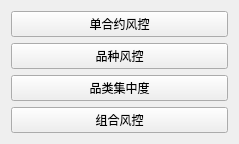
<?xml version="1.0" encoding="UTF-8"?>
<ui version="4.0">
 <class>setting_riskctrlfold</class>
 <widget class="QWidget" name="setting_riskctrlfold">
  <property name="geometry">
   <rect>
    <x>0</x>
    <y>0</y>
    <width>239</width>
    <height>138</height>
   </rect>
  </property>
  <property name="sizePolicy">
   <sizepolicy hsizetype="Minimum" vsizetype="Minimum">
    <horstretch>0</horstretch>
    <verstretch>0</verstretch>
   </sizepolicy>
  </property>
  <property name="windowTitle">
   <string>风控设置</string>
  </property>
  <layout class="QVBoxLayout" name="verticalLayout_6">
   <item>
    <layout class="QVBoxLayout" name="verticalLayout_5">
     <item>
      <layout class="QVBoxLayout" name="verticalLayout">
       <item>
        <widget class="QPushButton" name="pushButton">
         <property name="text">
          <string>单合约风控</string>
         </property>
        </widget>
       </item>
      </layout>
     </item>
     <item>
      <layout class="QVBoxLayout" name="verticalLayout_2">
       <item>
        <widget class="QPushButton" name="pushButton_2">
         <property name="text">
          <string>品种风控</string>
         </property>
        </widget>
       </item>
      </layout>
     </item>
     <item>
      <layout class="QVBoxLayout" name="verticalLayout_3">
       <item>
        <widget class="QPushButton" name="pushButton_3">
         <property name="text">
          <string>品类集中度</string>
         </property>
        </widget>
       </item>
      </layout>
     </item>
     <item>
      <layout class="QVBoxLayout" name="verticalLayout_4">
       <item>
        <widget class="QPushButton" name="pushButton_4">
         <property name="text">
          <string>组合风控</string>
         </property>
        </widget>
       </item>
      </layout>
     </item>
    </layout>
   </item>
  </layout>
 </widget>
 <resources/>
 <connections/>
</ui>
